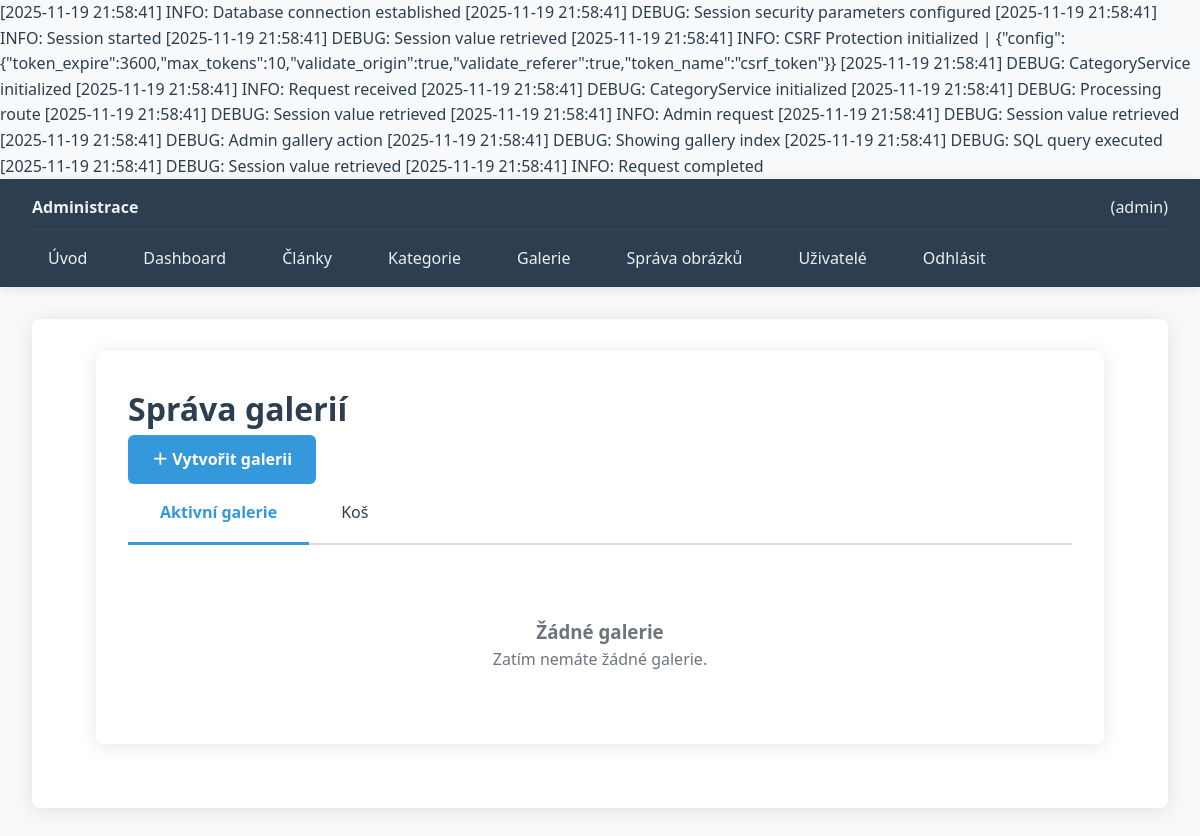
Page /public/admin/gallery (signed in) on the earlier database version.
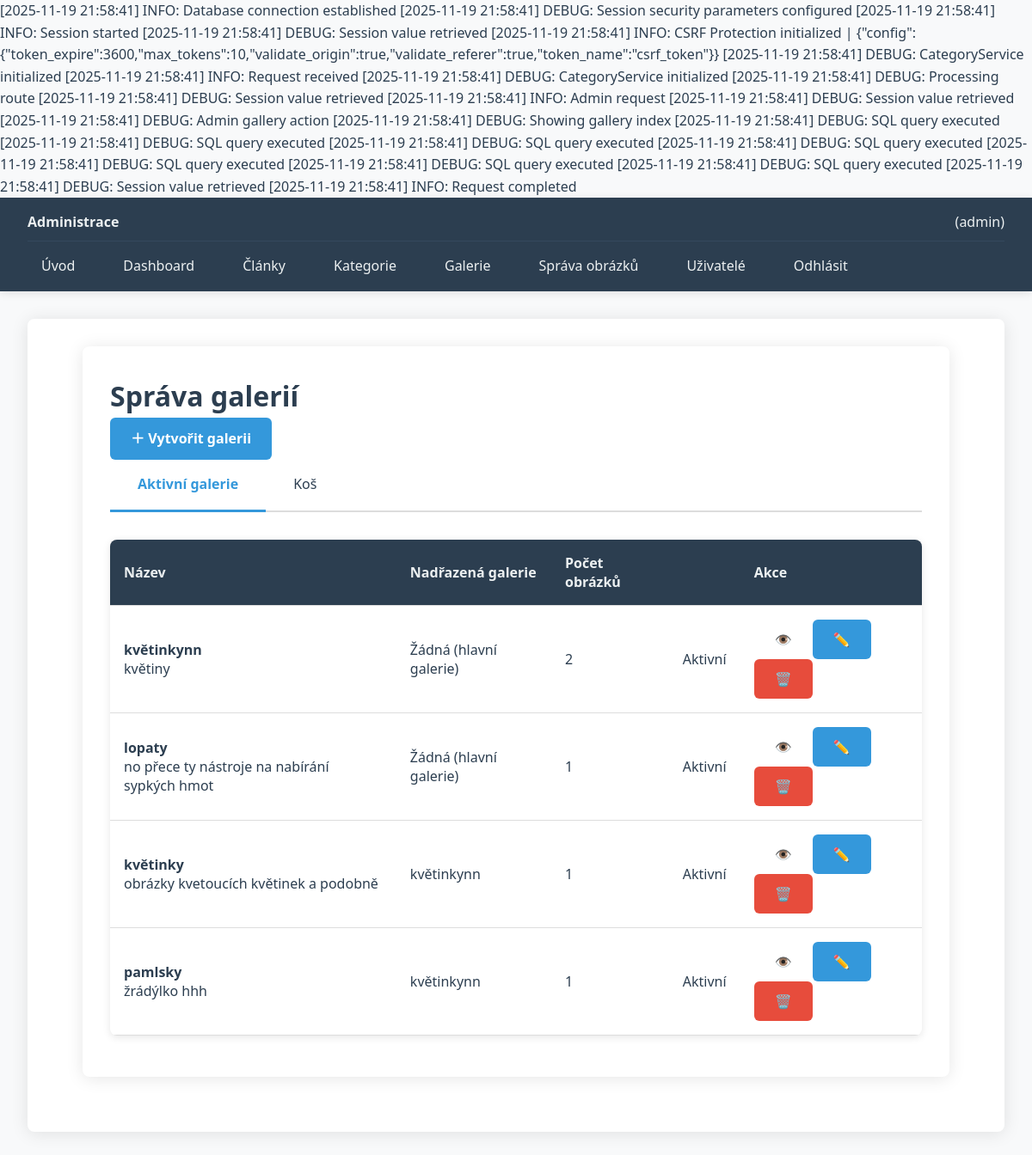
Same page on the later database version.
### tables this page shows
CREATE TABLE `galleries` (
  `id` int(11) NOT NULL,
  `parent_id` int(11) DEFAULT NULL,
  `name` varchar(255) NOT NULL,
  `slug` varchar(255) NOT NULL,
  `description` text DEFAULT NULL,
  `featured_image_id` int(11) DEFAULT NULL,
  `created_at` datetime DEFAULT current_timestamp(),
  `updated_at` datetime DEFAULT current_timestamp() ON UPDATE current_timestamp(),
  `deleted_at` datetime DEFAULT NULL
);

### app/Controllers/GalleryController.php (the view, shortened to what the rows shown need)
<?php
class GalleryController
{
    public function index(): string
    {
        $showTrash = isset($_GET['show']) && $_GET['show'] === 'trash';
        if ($showTrash) {
            $galleries = $this->galleryService->getTrashedGalleries();
            $activeTab = 'trash';
        } else {
            $galleries = $this->galleryService->getAllGalleries();
            $activeTab = 'active';
        }
        $content = '<div class="admin-container">';
        $content .= '<div class="admin-content">';
        $content .= '<div class="page-header">';
        $content .= '<h1>' . $this->t('admin.gallery.manage.title') . '</h1>';
        if (!$showTrash) {
            $content .= '<a href="' . $this->baseUrl . 'admin/gallery/create" class="btn btn-primary">';
            $content .= '＋ ' . $this->t('admin.gallery.create_gallery_button');
            $content .= '</a>';
        }
        $content .= '</div>';
        $content .= '<div class="tabs">';
        $content .= '<a href="' . $this->baseUrl . 'admin/gallery" class="tab ' . ($activeTab === 'active' ? 'active' : '') . '">';
        $content .= $this->t('admin.gallery.tabs.active');
        $content .= '</a>';
        $content .= '<a href="' . $this->baseUrl . 'admin/gallery/manage?show=trash" class="tab ' . ($activeTab === 'trash' ? 'active' : '') . '">';
        $content .= $this->t('admin.gallery.tabs.trash');
        $content .= '</a>';
        $content .= '</div>';
        if (empty($galleries)) {
            $content .= '<div class="empty-state">';
            if ($showTrash) {
                $content .= '<h3>' . $this->t('admin.gallery.trash.empty_title') . '</h3>';
                $content .= '<p>' . $this->t('admin.gallery.trash.empty_text') . '</p>';
            } else {
                $content .= '<h3>' . $this->t('admin.gallery.empty.title') . '</h3>';
                $content .= '<p>' . $this->t('admin.gallery.manage.empty_text') . '</p>';
            }
            $content .= '</div>';
        } else {
            $content .= '<div class="table-responsive">';
            $content .= '<table class="table table-striped">';
            $content .= '<thead>';
            $content .= '<tr>';
            $content .= '<th>' . $this->t('admin.gallery.manage.table.name') . '</th>';
            $content .= '<th>' . $this->t('admin.gallery.manage.table.parent') . '</th>';
            $content .= '<th>' . $this->t('admin.gallery.manage.table.images_count') . '</th>';
            $content .= '<th>' . $this->t('admin.gallery.manage.table.status') . '</th>';
            $content .= '<th>' . $this->t('admin.gallery.manage.table.actions') . '</th>';
            $content .= '</tr>';
            $content .= '</thead>';
            $content .= '<tbody>';
            foreach ($galleries as $gallery) {
                $content .= $this->renderGalleryRow($gallery, $showTrash);
            }
            $content .= '</tbody>';
            $content .= '</table>';
            $content .= '</div>';
        }
        $content .= '</div>';
        $content .= '</div>';
        return $this->adminLayout->wrap($content, $this->t('admin.gallery.manage.title'));
    }
    private function renderGalleryRow(array $gallery, bool $isTrashView = false): string
    {
        $parentName = $this->getParentGalleryName((int)$gallery['parent_id']);
        $imagesCount = count($this->galleryService->getGalleryImages((int)$gallery['id']));
        $statusBadge = '<span class="badge badge-success">' . $this->t('admin.gallery.status.active') . '</span>';
        $content = '<tr>';
        $content .= '<td>';
        $content .= '<div class="gallery-title"><b>' . htmlspecialchars($gallery['name']) . '</b></div>';
        if (!empty($gallery['description'])) {
            $content .= '<div class="gallery-description">' . htmlspecialchars($gallery['description']) . '</div>';
        }
        $content .= '</td>';
        $content .= '<td>';
        $content .= '<div class="gallery-parent">' . htmlspecialchars($parentName) . '</div>';
        $content .= '</td>';
        $content .= '<td>';
        $content .= '<div class="gallery-images-count">' . $imagesCount . '</div>';
        $content .= '</td>';
        $content .= '<td>' . $statusBadge . '</td>';
        $content .= '<td>';
        $content .= '<div class="action-buttons">';
        if (!$isTrashView) {
            $content .= '<a href="' . $this->baseUrl . 'admin/gallery/view/' . $gallery['id'] . '" class="btn btn-sm btn-info" title="' . $this->t('admin.gallery.view.button') . '">👁️</a>';
            $content .= '<a href="' . $this->baseUrl . 'admin/gallery/edit/' . $gallery['id'] . '" class="btn btn-sm btn-primary" title="' . $this->t('admin.gallery.edit.button') . '">✏️</a>';
            $content .= '<a href="' . $this->baseUrl . 'admin/gallery/confirm-delete/' . $gallery['id'] . '" class="btn btn-sm btn-danger" title="' . $this->t('admin.gallery.delete.button') . '">🗑️</a>';
        }
        $content .= '</div>';
        $content .= '</td>';
        $content .= '</tr>';
        return $content;
    }
    private function getParentGalleryName(?int $parentId): string
    {
        if (!$parentId) {
            return $this->t('admin.gallery.form.no_parent');
        }
        $parent = $this->galleryService->getGallery($parentId);
        return $parent ? $parent['name'] : $this->t('admin.gallery.unknown_parent');
    }
    private function t(string $key, array $params = []): string
    {
        return Config::text($key, $params);
    }
}

Differences in the rows shown:
added galleries: name "květinkynn", description "květiny", parent "Žádná (hlavní galerie)", imagesCount "2"
added galleries: name "lopaty", description "no přece ty nástroje na nabírání sypkých hmot", parent "Žádná (hlavní galerie)", imagesCount "1"
added galleries: name "květinky", description "obrázky kvetoucích květinek a podobně", parentName "květinkynn", imagesCount "1"
added galleries: name "pamlsky", description "žrádýlko hhh", parentName "květinkynn", imagesCount "1"
Other differences:
$logEntry: "…executed [2025-11-19 21:58:41] DEBUG: Session value retrieved [2025-11-19…" → "…executed [2025-11-19 21:58:41] DEBUG: SQL query executed [2025-11-19 21:58:41] DEBUG: SQL query executed [2025-11-19 21:58:41] DEBUG: SQL query executed [2025-11-19 21:58:41] DEBUG: SQL query executed [2025-11-19 21:58:41] DEBUG: SQL query executed [2025-11-19 21:58:41] DEBUG: SQL query executed [2025-11-19 21:58:41] DEBUG: Session value retrieved [2025-11-19…"
$this->t('admin.gallery.manage.table.name'): (not shown) → "Název"
$this->t('admin.gallery.manage.table.parent'): (not shown) → "Nadřazená galerie"
$this->t('admin.gallery.manage.table.images_count'): (not shown) → "Počet obrázků"
$this->t('admin.gallery.manage.table.actions'): (not shown) → "Akce"
$this->t('admin.gallery.empty.title'): "Žádné galerie" → (not shown)
$this->t('admin.gallery.manage.empty_text'): "Zatím nemáte žádné galerie." → (not shown)
